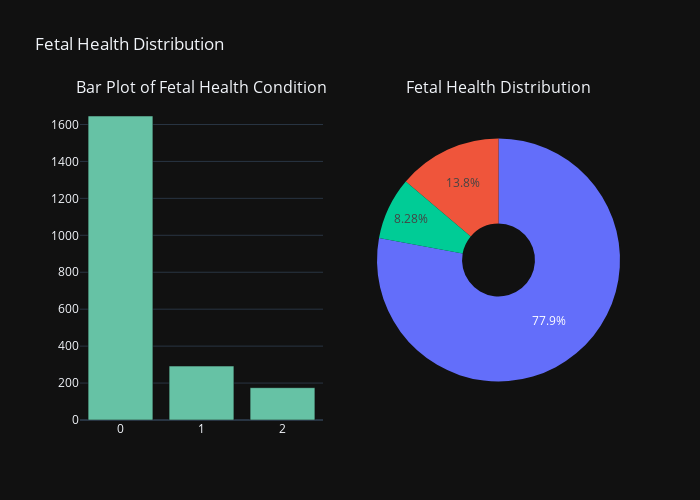

Source (notebook cell):
### Markdown cell above
<h1 style="color:#FFFFFF; text-align:left; text-shadow: 1px 1px 2px rgba(0, 0, 0, 0.1);">
  ● Univariate Analysis
</h1>

### Code cell
# Bar plot for fetal_health value counts

bar_fig = go.Bar(
    x=(df['fetal_health']-1).value_counts().index,
    y=(df['fetal_health']-1).value_counts().values,
    marker=dict(color='#66C2A5')
)

# Pie chart for fetal_health value counts
pie_fig = go.Pie(
    labels=(df['fetal_health']-1).value_counts().index,
    values=(df['fetal_health']-1).value_counts().values,
    hole=0.3  # Optional: for a donut-style pie chart
)

# Create subplots with Plotly
fig = sp.make_subplots(
    rows=1, cols=2,
    subplot_titles=("Bar Plot of Fetal Health Condition", "Fetal Health Distribution"),
    specs=[[{"type": "bar"}, {"type": "pie"}]]
)

# Add the bar plot to the first subplot
fig.add_trace(bar_fig, row=1, col=1)

# Add the pie chart to the second subplot
fig.add_trace(pie_fig, row=1, col=2)

# Update layout for better visualization
fig.update_layout(
    title_text="Fetal Health Distribution",
    showlegend=False,  # Hide legend to avoid redundancy in pie chart
    height=500,
    width=700
)

# Show the figure
fig.show()

### Figure 1 — Plotly figure (JSON) as saved in the notebook; plotly's stock layout.template omitted (floating-point values rounded to 4 significant figures)
{"data": [{"marker": {"color": "#66C2A5"}, "x": [0.0, 1.0, 2.0], "y": [1646, 292, 175], "type": "bar", "xaxis": "x", "yaxis": "y"}, {"hole": 0.3, "labels": [0.0, 1.0, 2.0], "values": [1646, 292, 175], "type": "pie", "domain": {"x": [0.55, 1.0], "y": [0.0, 1.0]}}], "layout": {"xaxis": {"anchor": "y", "domain": [0.0, 0.45]}, "yaxis": {"anchor": "x", "domain": [0.0, 1.0]}, "annotations": [{"font": {"size": 16}, "showarrow": false, "text": "Bar Plot of Fetal Health Condition", "x": 0.225, "xanchor": "center", "xref": "paper", "y": 1.0, "yanchor": "bottom", "yref": "paper"}, {"font": {"size": 16}, "showarrow": false, "text": "Fetal Health Distribution", "x": 0.775, "xanchor": "center", "xref": "paper", "y": 1.0, "yanchor": "bottom", "yref": "paper"}], "title": {"text": "Fetal Health Distribution"}, "showlegend": false, "height": 500, "width": 700}}
